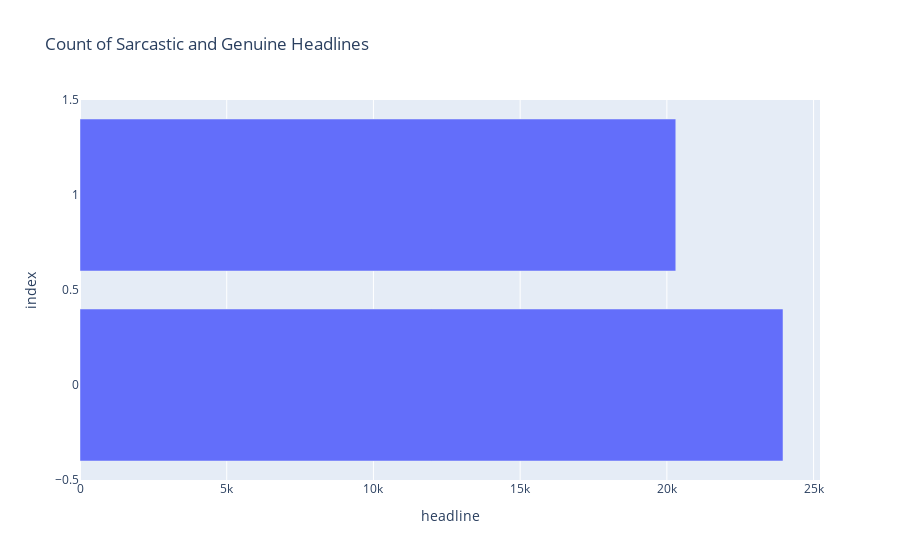

Notebook code cell kept with this figure:
### Code cell
px.bar(data.groupby('is_sarcastic').count().reset_index(), x='headline',title='Count of Sarcastic and Genuine Headlines')

### Figure 1 — Plotly figure (JSON) as saved in the notebook; plotly's stock layout.template omitted (floating-point values rounded to 4 significant figures)
{"data": [{"alignmentgroup": "True", "hovertemplate": "headline=%{x}<br>index=%{y}<extra></extra>", "legendgroup": "", "marker": {"color": "#636efa", "pattern": {"shape": ""}}, "name": "", "offsetgroup": "", "orientation": "h", "showlegend": false, "textposition": "auto", "x": [23958, 20304], "xaxis": "x", "y": [0, 1], "yaxis": "y", "type": "bar"}], "layout": {"xaxis": {"anchor": "y", "domain": [0, 1], "title": {"text": "headline"}}, "yaxis": {"anchor": "x", "domain": [0, 1], "title": {"text": "index"}}, "legend": {"tracegroupgap": 0}, "title": {"text": "Count of Sarcastic and Genuine Headlines"}, "barmode": "relative"}}
